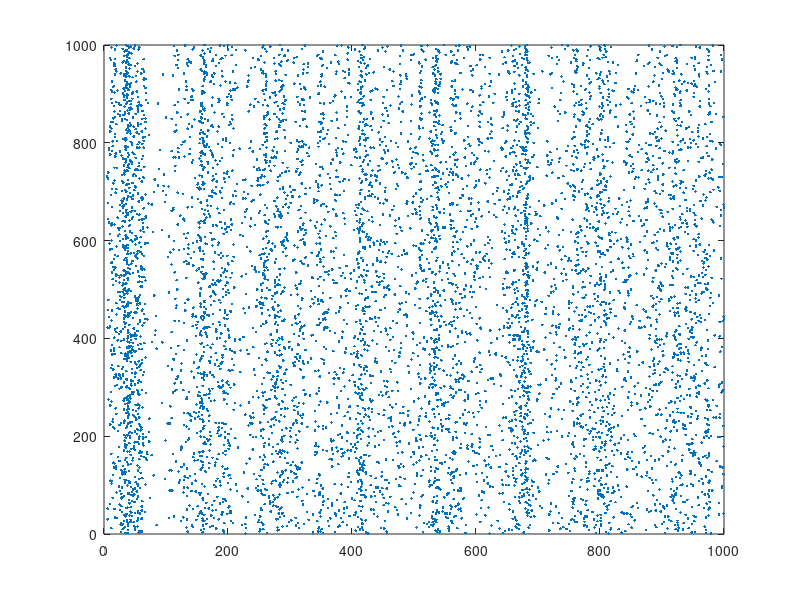

This figure's MATLAB source:
% Created by Eugene M. Izhikevich, February 25, 2003
% Excitatory neurons    Inhibitory neurons
Ne=800;                  Ni=Ne/4; 
re=rand(Ne,1);          ri=rand(Ni,1);
% Time scale of recovery variable - lower means slow recovery
a=[0.02*ones(Ne,1);     0.02+0.08*ri];
% Sensitivity of recovery to fluctuations in charge
b=[0.2*ones(Ne,1);      0.25-0.05*ri];
% Post-spike reset value
c=[-65+15*re.^2;       -65*ones(Ni,1)];
% Post-spike reset of recovery variable
d=[8-6*re.^2;           2*ones(Ni,1)];
% Synapses - inhibitory connections are 2x as strong
S=[0.5*rand(Ne+Ni,Ne), -rand(Ne+Ni,Ni)];

v=-65*ones(Ne+Ni,1);  % Initial values of v, vector of all charges
u=b.*v;               % Initial values of u; -13 for E, randomised for I
firings=[];           % spike timings

for t=1:1000          % simulation of 1000 ms 
   I=[5*randn(Ne,1);2*randn(Ni,1)]; % random thalamic input 
   fired=find(v>=30); % indices of spikes
   [fired, v(fired)]
   if ~isempty(fired)      
    % firings += pairs of (t, indices of spiking neurones)
      firings=[firings; t+0*fired, fired];
    % replace fired charges with equivalent idx from c
      v(fired)=c(fired);
      u(fired)=u(fired)+d(fired);
    % propagate firing to connected neurones
      I=I+sum(S(:,fired),2);
    end;
   v=v+0.5*(0.04*v.^2+5*v+140-u+I);
   v=v+0.5*(0.04*v.^2+5*v+140-u+I);
   u=u+a.*(b.*v-u);   
end;
plot(firings(:,1),firings(:,2),'.');